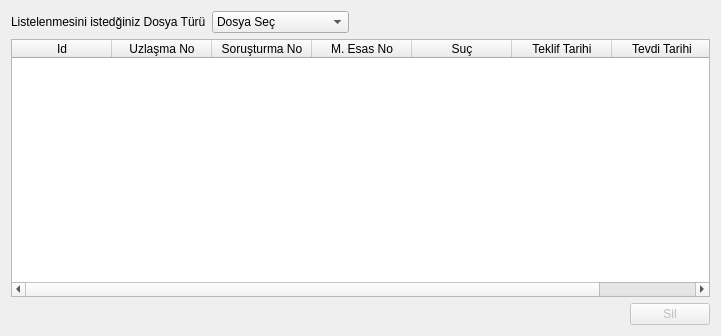
<?xml version="1.0" encoding="UTF-8"?>
<ui version="4.0">
 <class>DosyaSil</class>
 <widget class="QDialog" name="DosyaSil">
  <property name="geometry">
   <rect>
    <x>0</x>
    <y>0</y>
    <width>721</width>
    <height>336</height>
   </rect>
  </property>
  <property name="windowTitle">
   <string>Dialog</string>
  </property>
  <layout class="QGridLayout" name="gridLayout">
   <item row="1" column="0" colspan="4">
    <layout class="QVBoxLayout" name="verticalLayout_3">
     <item>
      <widget class="QTableWidget" name="tableWidget">
       <column>
        <property name="text">
         <string>Id</string>
        </property>
       </column>
       <column>
        <property name="text">
         <string>Uzlaşma No</string>
        </property>
       </column>
       <column>
        <property name="text">
         <string>Soruşturma No</string>
        </property>
       </column>
       <column>
        <property name="text">
         <string>M. Esas No</string>
        </property>
       </column>
       <column>
        <property name="text">
         <string>Suç</string>
        </property>
       </column>
       <column>
        <property name="text">
         <string>Teklif Tarihi</string>
        </property>
       </column>
       <column>
        <property name="text">
         <string>Tevdi Tarihi</string>
        </property>
       </column>
      </widget>
     </item>
    </layout>
   </item>
   <item row="0" column="0">
    <widget class="QLabel" name="label">
     <property name="text">
      <string>Listelenmesini istedğiniz Dosya Türü</string>
     </property>
    </widget>
   </item>
   <item row="0" column="3">
    <spacer name="horizontalSpacer">
     <property name="orientation">
      <enum>Qt::Horizontal</enum>
     </property>
     <property name="sizeHint" stdset="0">
      <size>
       <width>443</width>
       <height>20</height>
      </size>
     </property>
    </spacer>
   </item>
   <item row="0" column="1">
    <widget class="QComboBox" name="comboBox">
     <item>
      <property name="text">
       <string>Dosya Seç</string>
      </property>
     </item>
     <item>
      <property name="text">
       <string>Aktif Dosyalar</string>
      </property>
     </item>
     <item>
      <property name="text">
       <string>Kapanmış Dosyalar</string>
      </property>
     </item>
     <item>
      <property name="text">
       <string/>
      </property>
     </item>
    </widget>
   </item>
   <item row="2" column="3">
    <layout class="QHBoxLayout" name="horizontalLayout_2">
     <item>
      <spacer name="horizontalSpacer_2">
       <property name="orientation">
        <enum>Qt::Horizontal</enum>
       </property>
       <property name="sizeHint" stdset="0">
        <size>
         <width>82</width>
         <height>20</height>
        </size>
       </property>
      </spacer>
     </item>
     <item>
      <widget class="QPushButton" name="pushButton">
       <property name="enabled">
        <bool>false</bool>
       </property>
       <property name="maximumSize">
        <size>
         <width>100</width>
         <height>16777215</height>
        </size>
       </property>
       <property name="acceptDrops">
        <bool>true</bool>
       </property>
       <property name="text">
        <string>Sil</string>
       </property>
      </widget>
     </item>
    </layout>
   </item>
  </layout>
 </widget>
 <resources/>
 <connections/>
</ui>
